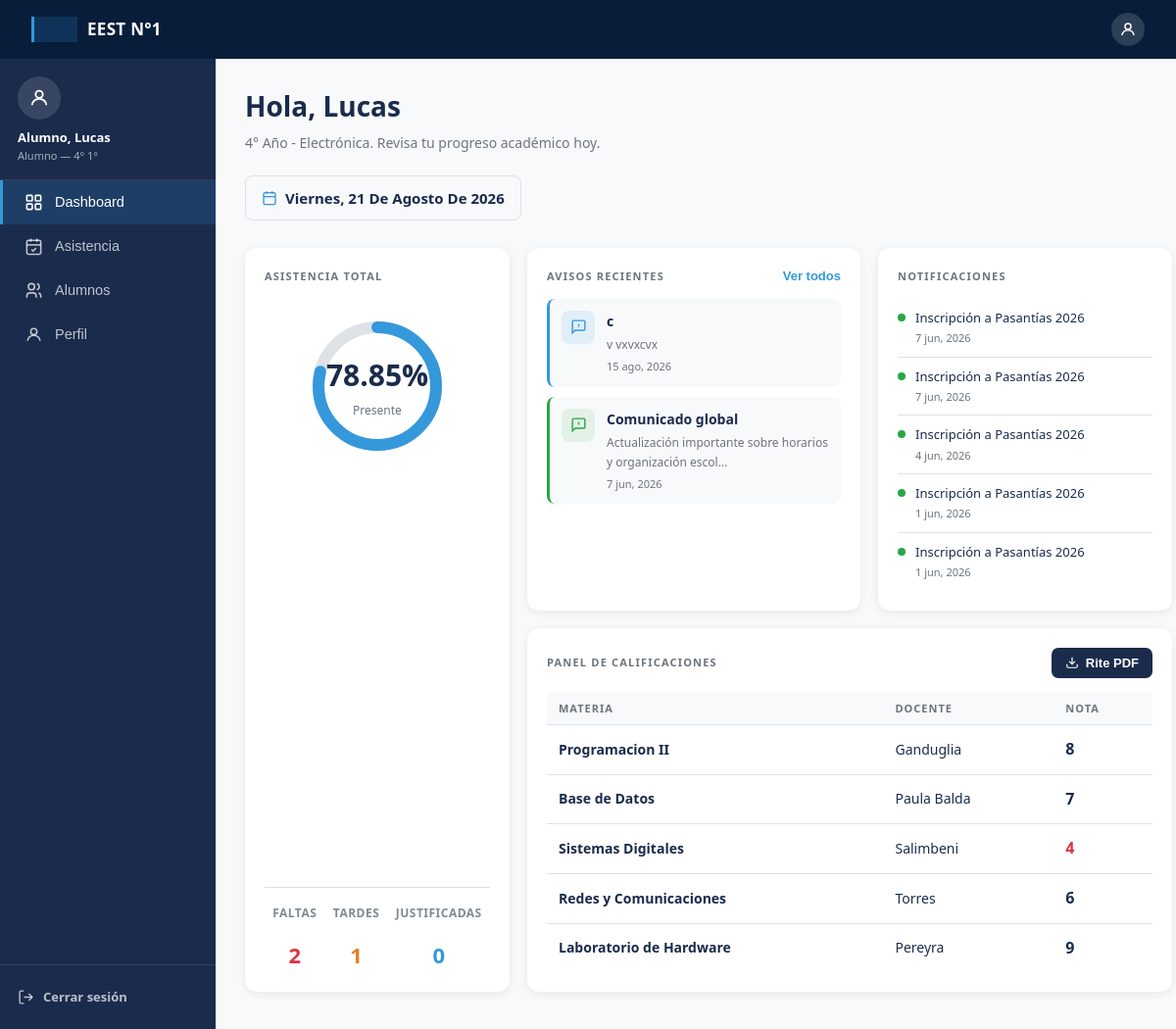
/index.php?page=alumno/alumnos (signed in), run on the app's committed database.
### tables this page shows
CREATE TABLE `cursos` (
  `id` int(10) UNSIGNED NOT NULL,
  `institucion_id` int(10) UNSIGNED NOT NULL DEFAULT 1,
  `anio` tinyint(3) UNSIGNED NOT NULL COMMENT '1 al 7',
  `division` tinyint(3) UNSIGNED NOT NULL COMMENT '1ra=1, 2da=2, etc.',
  `turno` enum('mañana','tarde','vespertino') NOT NULL DEFAULT 'mañana',
  `especialidad_id` int(10) UNSIGNED NOT NULL,
  `aula` varchar(50) DEFAULT NULL,
  `ciclo_lectivo` year(4) NOT NULL,
  `estado` enum('activo','inactivo','archivado') NOT NULL DEFAULT 'activo',
  `created_at` timestamp NOT NULL DEFAULT current_timestamp(),
  `updated_at` timestamp NOT NULL DEFAULT current_timestamp() ON UPDATE current_timestamp()
);

CREATE TABLE `especialidades` (
  `id` int(10) UNSIGNED NOT NULL,
  `nombre` varchar(100) NOT NULL,
  `codigo` varchar(20) NOT NULL,
  `ciclo` enum('basico','superior') NOT NULL DEFAULT 'superior',
  `activo` tinyint(1) NOT NULL DEFAULT 1
);

CREATE TABLE `notificaciones` (
  `id` int(10) UNSIGNED NOT NULL,
  `institucion_id` int(10) UNSIGNED NOT NULL DEFAULT 1,
  `creado_por` int(10) UNSIGNED NOT NULL,
  `titulo` varchar(255) NOT NULL,
  `contenido` text NOT NULL,
  `tipo` enum('aviso','comunicado','alerta','recordatorio') NOT NULL DEFAULT 'aviso',
  `prioridad` enum('normal','alta','urgente') NOT NULL DEFAULT 'normal',
  `rol_destino` set('admin','directivo','preceptor','alumno','padre_tutor','todos') NOT NULL DEFAULT 'todos',
  `curso_id` int(10) UNSIGNED DEFAULT NULL COMMENT 'NULL = para toda la institución',
  `activo` tinyint(1) NOT NULL DEFAULT 1,
  `fecha_expiracion` date DEFAULT NULL,
  `created_at` timestamp NOT NULL DEFAULT current_timestamp(),
  `updated_at` timestamp NOT NULL DEFAULT current_timestamp() ON UPDATE current_timestamp()
);

### views/alumno/alumnos.php (the view, shortened to what the rows shown need)
<?php
require_once __DIR__ . '/../../controllers/AlumnoController.php';
$nombre = $_SESSION['nombre'] ?? 'Usuario';
$apellido = $_SESSION['apellido'] ?? '';
$alumnoId = (int) $_SESSION['usuario_id'];
$portal = AlumnoController::portalData($alumnoId);
$curso = $portal['curso'];
$cursoLabel = $curso ? ($curso['anio'] . '° ' . $curso['division'] . '°') : '';
$cursoLabelLarga = $curso ? ($curso['anio'] . '° Año - ' . ($curso['especialidad_nombre'] ?? 'General')) : 'Sin curso asignado';
$curso_sidebar = $cursoLabel;
?>
<link rel="stylesheet" href="../public/assets/css/alumnos.css">
<div id="alumno-portal-root">
  <header class="encabezado">
    <div class="encabezado-logo">
      <img class="nav-item activo b" id="nav-dashboard" onclick="mostrarPantalla('pantalla-dashboard')" src="../public/assets/img/logo.webp" alt="">
      EEST N°1
    </div>
    <div class="encabezado-acciones">
      <button
        type="button"
        class="encabezado-perfil"
        onclick="mostrarPantalla('pantalla-perfil')"
        aria-label="Abrir perfil"
      >
        <svg width="18" height="18" viewBox="0 0 24 24" fill="none" stroke="currentColor" stroke-width="2">
          <circle cx="12" cy="8" r="4"/>
          <path d="M4 20c0-4 3.6-7 8-7s8 3 8 7"/>
        </svg>
      </button>
    </div>
  </header>
  <div class="contenedor-principal">
    <nav class="barra-lateral" id="alumno-sidebar" aria-label="Menú principal del alumno">
      <div class="alumno-sidebar-user">
        <div class="alumno-sidebar-avatar" aria-hidden="true">
          <svg viewBox="0 0 24 24" fill="none" stroke="currentColor" stroke-width="2">
            <circle cx="12" cy="8" r="4"></circle>
            <path d="M4 20c0-4 3.6-7 8-7s8 3 8 7"></path>
          </svg>
        </div>
        <div class="alumno-sidebar-name">
          <?php echo e($apellido . ', ' . $nombre); ?>
        </div>
        <div class="alumno-sidebar-role">
          Alumno<?php echo $curso_sidebar !== '' ? ' — ' . e($curso_sidebar) : ''; ?>
        </div>
      </div>
      <button class="nav-item activo" id="nav-dashboard" onclick="mostrarPantalla('pantalla-dashboard')">
        <svg viewBox="0 0 24 24" fill="none" stroke="currentColor" stroke-width="2"><rect x="3" y="3" width="7" height="7" rx="1"/><rect x="14" y="3" width="7" height="7" rx="1"/><rect x="3" y="14" width="7" height="7" rx="1"/><rect x="14" y="14" width="7" height="7" rx="1"/></svg>
        <span>Dashboard</span>
      </button>
      <button class="nav-item" id="nav-asistencia" onclick="mostrarPantalla('pantalla-asistencia')">
        <svg viewBox="0 0 24 24" fill="none" stroke="currentColor" stroke-width="2"><rect x="3" y="4" width="18" height="18" rx="2"/><line x1="16" y1="2" x2="16" y2="6"/><line x1="8" y1="2" x2="8" y2="6"/><line x1="3" y1="10" x2="21" y2="10"/><path d="M9 16l2 2 4-4"/></svg>
        <span>Asistencia</span>
      </button>
      <button class="nav-item" id="nav-alumnos" onclick="mostrarPantalla('pantalla-alumnos')">
        <svg viewBox="0 0 24 24" fill="none" stroke="currentColor" stroke-width="2"><circle cx="9" cy="7" r="4"/><path d="M3 21v-2a4 4 0 0 1 4-4h4a4 4 0 0 1 4 4v2"/><path d="M16 3.13a4 4 0 0 1 0 7.75"/><path d="M21 21v-2a4 4 0 0 0-3-3.85"/></svg>
        <span>Alumnos</span>
      </button>
      <button class="nav-item" id="nav-perfil" onclick="mostrarPantalla('pantalla-perfil')">
        <svg viewBox="0 0 24 24" fill="none" stroke="currentColor" stroke-width="2"><circle cx="12" cy="8" r="4"/><path d="M4 20c0-4 3.6-7 8-7s8 3 8 7"/></svg>
        <span>Perfil</span>
      </button>
      <div class="alumno-sidebar-footer">
        <form method="POST" action="index.php">
          <button type="submit" class="alumno-logout-btn">
            <svg viewBox="0 0 24 24" fill="none" stroke="currentColor" stroke-width="2">
              <path d="M9 21H5a2 2 0 0 1-2-2V5a2 2 0 0 1 2-2h4"></path>
              <polyline points="16 17 21 12 16 7"></polyline>
              <line x1="21" y1="12" x2="9" y2="12"></line>
            </svg>
            Cerrar sesión
          </button>
        </form>
      </div>
</nav>
    <main class="contenido">
      <div class="pantalla activa" id="pantalla-dashboard">
        <h1 class="saludo-titulo">Hola, <?php echo e($nombre); ?></h1>
        <p class="saludo-subtitulo"><?= e($cursoLabelLarga) ?>. Revisa tu progreso académico hoy.</p>
        <div class="fecha-badge">
          <svg width="16" height="16" viewBox="0 0 24 24" fill="none" stroke="currentColor" stroke-width="2"><rect x="3" y="4" width="18" height="18" rx="2"/><line x1="16" y1="2" x2="16" y2="6"/><line x1="8" y1="2" x2="8" y2="6"/><line x1="3" y1="10" x2="21" y2="10"/></svg>
          <?= e($portal['fechaHoyLarga']) ?>
        </div>
        <div class="cuadricula-dashboard">
          <div class="tarjeta tarjeta-asistencia">
            <div class="tarjeta-titulo">Asistencia total</div>
            <?php
              $pctAsist = $portal['porcentajeAsistencia'] ?? 0;
              $circunferencia = 2 * M_PI * 60;
              $dashoffset = round($circunferencia * (1 - min(100, max(0, $pctAsist)) / 100), 1);
            ?>
            <div class="circulo-contenedor">
              <div class="circulo-wrap">
                <svg class="circulo-svg" width="150" height="150" viewBox="0 0 150 150">
                  <circle cx="75" cy="75" r="60" fill="none" stroke="#DEE2E6" stroke-width="12"/>
                  <circle cx="75" cy="75" r="60" fill="none" stroke="#3498DB" stroke-width="12"
                    stroke-dasharray="<?= e(round($circunferencia, 1)) ?>"
                    stroke-dashoffset="<?= e($dashoffset) ?>"
                    stroke-linecap="round"/>
                </svg>
                <div style="position:absolute; display:flex; flex-direction:column; align-items:center;">
                  <span class="circulo-porcentaje"><?= $portal['porcentajeAsistencia'] !== null ? e($portal['porcentajeAsistencia']) . '%' : '—' ?></span>
                  <span class="circulo-label">Presente</span>
                </div>
              </div>
            </div>
            <div class="stats-fila">
              <div class="stat-item">
                <span class="stat-label">Faltas</span>
                <span class="stat-valor rojo"><?= e($portal['ausentes']) ?></span>
              </div>
              <div class="stat-item">
                <span class="stat-label">Tardes</span>
                <span class="stat-valor amarillo"><?= e($portal['llegadasTarde']) ?></span>
              </div>
              <div class="stat-item">
                <span class="stat-label">Justificadas</span>
                <span class="stat-valor azul"><?= e($portal['justificados']) ?></span>
              </div>
            </div>
          </div>
          <div class="tarjeta tarjeta-avisos">
            <div class="avisos-cabecera">
              <span class="tarjeta-titulo" style="margin-bottom:0">Avisos recientes</span>
              <button class="ver-todos" onclick="mostrarPantalla('pantalla-asistencia')">Ver todos</button>
            </div>
            <?php if (empty($portal['avisos'])): ?>
              <div style="padding:14px 0;color:#6C757D;font-size:13px;">Sin avisos recientes.</div>
            <?php else: foreach (array_slice($portal['avisos'], 0, 2) as $i => $aviso): ?>
              <div class="aviso-item" <?= $i === 1 ? 'style="border-left-color: #28A745;"' : '' ?>>
                <div class="aviso-icono" <?= $i === 1 ? 'style="background: rgba(40,167,69,0.1); color: var(--verde);"' : '' ?>>
                  <svg width="17" height="17" viewBox="0 0 24 24" fill="none" stroke="currentColor" stroke-width="2"><path d="M21 15a2 2 0 0 1-2 2H7l-4 4V5a2 2 0 0 1 2-2h14a2 2 0 0 1 2 2z"/><line x1="12" y1="8" x2="12" y2="12"/><line x1="12" y1="16" x2="12.01" y2="16"/></svg>
                </div>
                <div>
                  <div class="aviso-titulo"><?= e($aviso['titulo']) ?></div>
                  <div class="aviso-descripcion"><?= e(mb_substr($aviso['contenido'], 0, 60)) ?><?= mb_strlen($aviso['contenido']) > 60 ? '...' : '' ?></div>
                  <div class="aviso-tiempo"><?= e(format_date_short_argentina($aviso['created_at'])) ?></div>
                </div>
              </div>
            <?php endforeach; endif; ?>
          </div>
          <div class="tarjeta tarjeta-notificaciones">
            <div class="avisos-cabecera">
              <span class="tarjeta-titulo" style="margin-bottom:0">Notificaciones</span>
            </div>
            <?php if (empty($portal['notificaciones'])): ?>
              <div style="padding:14px 0;color:#6C757D;font-size:13px;">Sin notificaciones.</div>
            <?php else: foreach ($portal['notificaciones'] as $n):
                $color = ['alerta' => 'rojo', 'aviso' => 'verde', 'recordatorio' => 'amarillo'][$n['tipo']] ?? 'verde';
            ?>
              <div class="notificacion-item">
                <div class="notificacion-dot <?= e($color) ?>"></div>
                <div>
                  <div class="notificacion-texto"><?= e($n['titulo']) ?></div>
                  <div class="notificacion-tiempo"><?= e(format_date_short_argentina($n['created_at'])) ?></div>
                </div>
              </div>
            <?php endforeach; endif; ?>
          </div>
          <div class="tarjeta tarjeta-calificaciones">
            <div class="calificaciones-cabecera">
              <span class="tarjeta-titulo" style="margin-bottom:0">Panel de calificaciones</span>
              <button class="boton-pdf">
                <svg width="14" height="14" viewBox="0 0 24 24" fill="none" stroke="currentColor" stroke-width="2"><path d="M21 15v4a2 2 0 0 1-2 2H5a2 2 0 0 1-2-2v-4"/><polyline points="7 10 12 15 17 10"/><line x1="12" y1="15" x2="12" y2="3"/></svg>
                Rite PDF
              </button>
            </div>
            <table class="tabla-calificaciones">
              <thead>
                <tr>
                  <th>Materia</th>
                  <th>Docente</th>
                  <th>Nota</th>
                </tr>
              </thead>
              <tbody>
                <tr>
                  <td>Programacion II</td>
                  <td>Ganduglia</td>
                  <td class="nota-valor">8</td>
                </tr>
                <tr>
                  <td>Base de Datos</td>
                  <td>Paula Balda</td>
                  <td class="nota-valor">7</td>
                </tr>
                <tr>
                  <td>Sistemas Digitales</td>
                  <td>Salimbeni</td>
                  <td class="nota-valor" style="color: var(--rojo);">4</td>
                </tr>
                <tr>
                  <td>Redes y Comunicaciones</td>
                  <td>Torres</td>
                  <td class="nota-valor">6</td>
                </tr>
                <tr>
                  <td>Laboratorio de Hardware</td>
                  <td>Pereyra</td>
                  <td class="nota-valor">9</td>
                </tr>
              </tbody>
            </table>
          </div>
        </div>
      </div>
    </main>
  </div>
</div>

### data on the page
cursos: curso_sidebar "4° 1°", anio.nombre "4° Año - Electrónica"
notificaciones: titulo "c", contenido "v vxvxcvx", created_at "15 ago, 2026"
notificaciones: titulo "Comunicado global", contenido "Actualización importante sobre horarios y organización escol", created_at "7 jun, 2026"
notificaciones: titulo "Inscripción a Pasantías 2026", created_at "7 jun, 2026"
notificaciones: titulo "Inscripción a Pasantías 2026", created_at "7 jun, 2026"
notificaciones: titulo "Inscripción a Pasantías 2026", created_at "4 jun, 2026"
notificaciones: titulo "Inscripción a Pasantías 2026", created_at "1 jun, 2026"
notificaciones: titulo "Inscripción a Pasantías 2026", created_at "1 jun, 2026"

### other printed values
$apellido . ', ' . $nombre "Alumno, Lucas"
$nombre "Lucas"
$portal['fechaHoyLarga'] "Viernes, 21 De Agosto De 2026"
$portal['porcentajeAsistencia'] "78.85"
$portal['ausentes'] "2"
$portal['llegadasTarde'] "1"
$portal['justificados'] "0"
